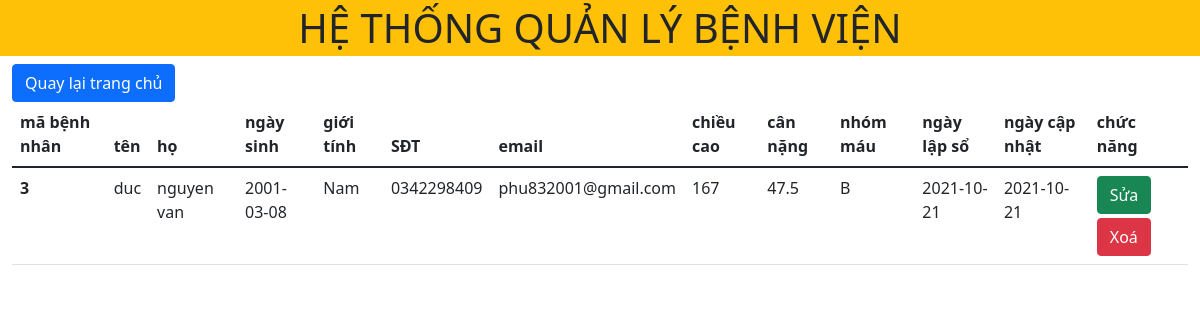
Screenshot of /detail.php?id=3 with the database file from the repository.
### tables this page shows
CREATE TABLE `patient` (
  `patientid` int(11) NOT NULL,
  `firstname` varchar(10) NOT NULL,
  `lastname` varchar(30) NOT NULL,
  `dateofbirth` date NOT NULL,
  `gender` varchar(10) NOT NULL,
  `mobile` varchar(15) NOT NULL,
  `email` varchar(30) NOT NULL,
  `height` int(11) NOT NULL,
  `weight` float NOT NULL,
  `blood_type` varchar(5) NOT NULL,
  `created_on` date NOT NULL DEFAULT current_timestamp(),
  `modified_on` date NOT NULL DEFAULT current_timestamp()
);

### detail.php (the view, shortened to what this page needs)
<?php
include './header.php';
$id = $_GET['id'];
?>
<a href="index.php" class="btn btn-primary">Quay lại trang chủ</a>
<table class="table table-ronsponsive">
    <thead>
        <tr>
            <th scope="col">mã bệnh nhân</th>
            <th scope="col">tên</th>
            <th scope="col">họ</th>
            <th scope="col">ngày sinh</th>
            <th scope="col">giới tính</th>
            <th scope="col">SĐT</th>
            <th scope="col">email</th>
            <th scope="col">chiều cao</th>
            <th scope="col">cân nặng</th>
            <th scope="col">nhóm máu</th>
            <th scope="col">ngày lập sổ</th>
            <th scope="col">ngày cập nhật</th>
            <th class='col' scope="col">chức năng</th>
        </tr>
    </thead>
    <tbody>
        <?php
         include './config.php';
         $sql= "SELECT * FROM `patient`WHERE patientid = '$id' ";
        $result=mysqli_query($conn,$sql);
        if(mysqli_num_rows($result)>0){
            while($row= mysqli_fetch_assoc($result)){
                echo "<tr>";
                echo '<th scopy = "row">'.$row['patientid'].'</th>';
                echo '<td>' . $row['firstname'] . '</td>';
                echo '<td>' . $row['lastname'] . '</td>';
                echo '<td>' . $row['dateofbirth'] . '</td>';
                echo '<td>' . $row['gender'] . '</td>';
                echo '<td>' . $row['mobile'] . '</td>';
                echo '<td>' . $row['email'] . '</td>';
                echo '<td>' . $row['height'] . '</td>';
                echo '<td>' . $row['weight'] . '</td>';
                echo '<td>' . $row['blood_type'] . '</td>';
                echo '<td>' . $row['created_on'] . '</td>';
                echo '<td>' . $row['modified_on'] . '</td>';
                echo '<td>
                <a href="process/edit.php?id=' . $row['patientid'] . '" class="btn btn-success">Sửa</a>
                <a href="process/delete.php?id=' . $row['patientid'] . '" class="btn btn-danger mt-1">Xoá</a>
                </td>';
                echo "</tr>";
            }
        }
        ?>
    </tbody>
</table>
<?php include './footer.php' ?>

### rows the page displays
patient: patientid "3", firstname "duc", lastname "nguyen van", dateofbirth "2001-03-08", gender "Nam", mobile "0342298409", email "phu832001@gmail.com", height "167", weight "47.5", blood_type "B", created_on "2021-10-21", modified_on "2021-10-21"
